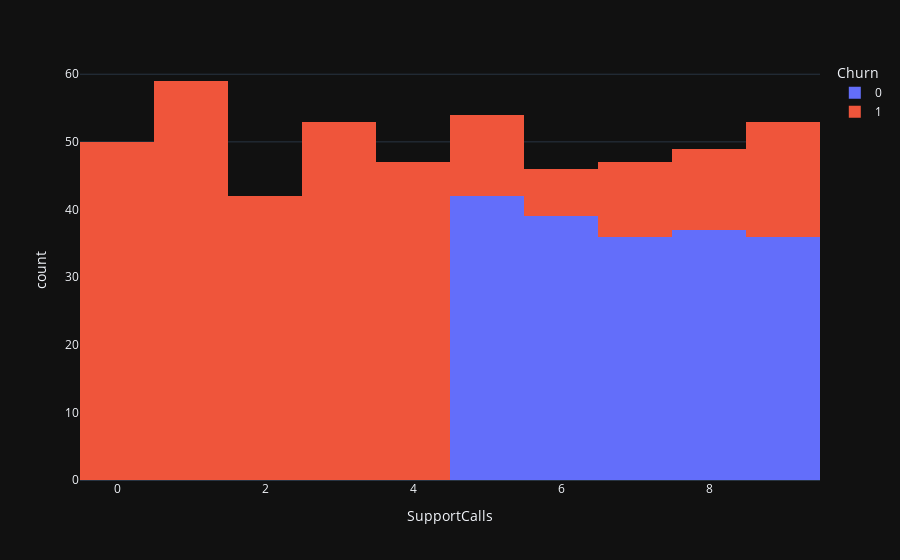

The notebook cell this image was saved under:
### Code cell
fig = px.histogram(df, x="SupportCalls", color="Churn", template="plotly_dark")
fig.show()

### Figure 1 — Plotly figure (JSON) as saved in the notebook; plotly's stock layout.template omitted (floating-point values rounded to 4 significant figures; data arrays with more than 128 entries replaced by an {"elided": "..."} marker saying what was removed)
{"data": [{"alignmentgroup": "True", "bingroup": "x", "hovertemplate": "Churn=0<br>SupportCalls=%{x}<br>count=%{y}<extra></extra>", "legendgroup": "0", "marker": {"color": "#636efa", "pattern": {"shape": ""}}, "name": "0", "offsetgroup": "0", "orientation": "v", "showlegend": true, "type": "histogram", "x": {"elided": "190 int values"}, "xaxis": "x", "yaxis": "y"}, {"alignmentgroup": "True", "bingroup": "x", "hovertemplate": "Churn=1<br>SupportCalls=%{x}<br>count=%{y}<extra></extra>", "legendgroup": "1", "marker": {"color": "#EF553B", "pattern": {"shape": ""}}, "name": "1", "offsetgroup": "1", "orientation": "v", "showlegend": true, "type": "histogram", "x": {"elided": "310 int values"}, "xaxis": "x", "yaxis": "y"}], "layout": {"barmode": "relative", "legend": {"title": {"text": "Churn"}, "tracegroupgap": 0}, "margin": {"t": 60}, "xaxis": {"anchor": "y", "domain": [0, 1], "title": {"text": "SupportCalls"}}, "yaxis": {"anchor": "x", "domain": [0, 1], "title": {"text": "count"}}}}
